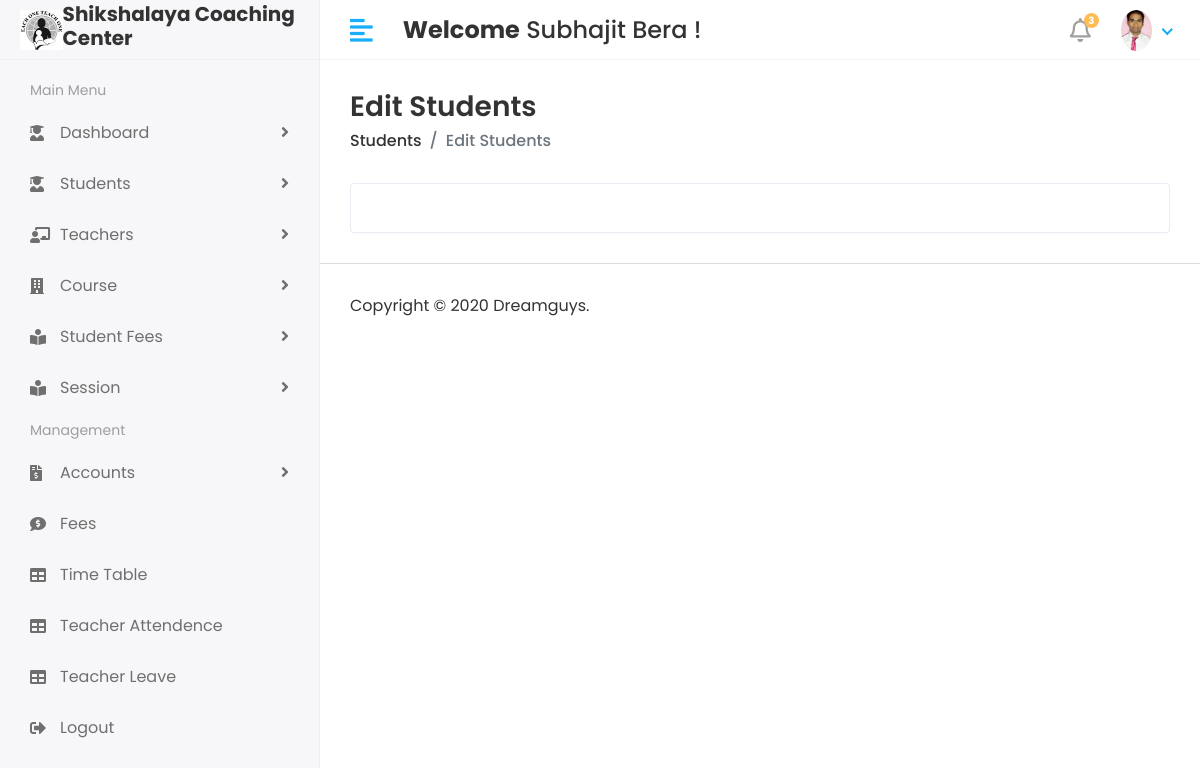
Page /Hod/Student/Fees/4 (signed in) on the earlier database version.
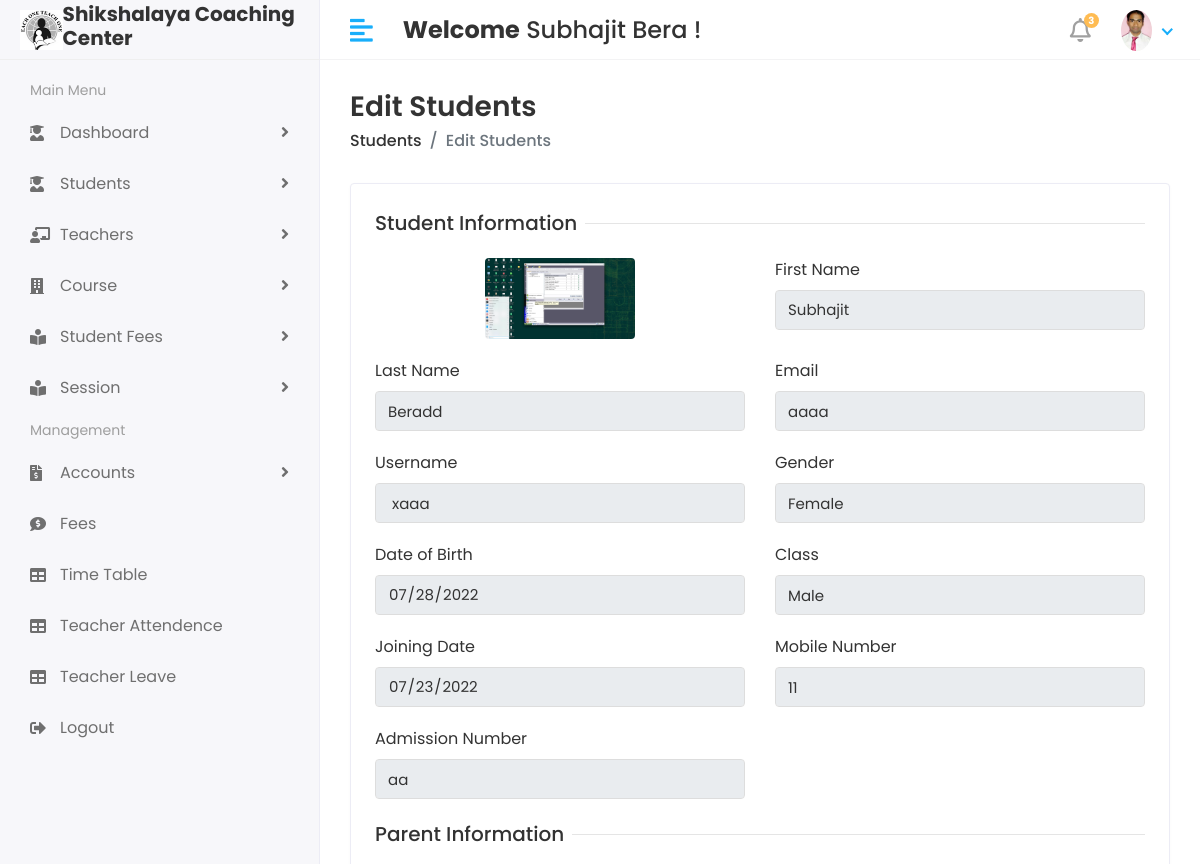
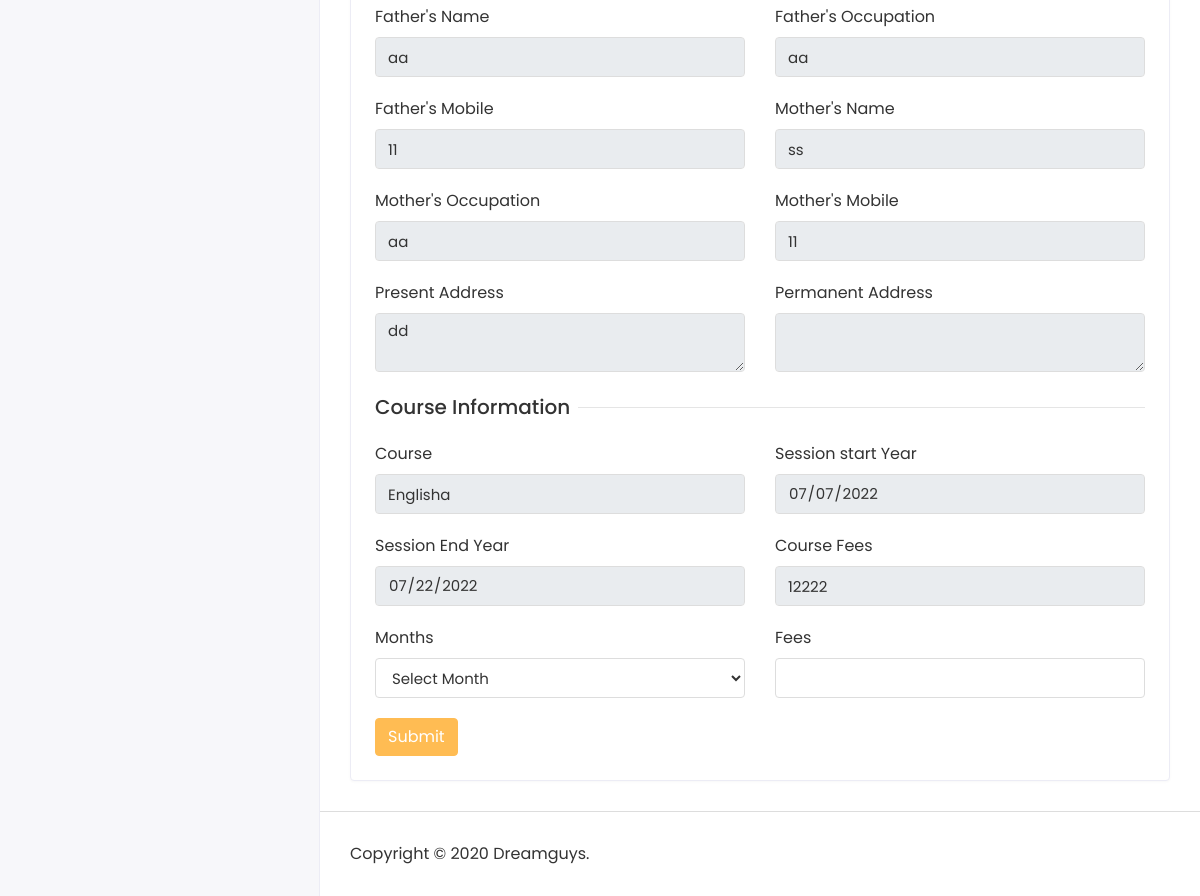
Same page on the later database version (2 pictures, top to bottom).
### shikshalaya_computer_app/models.py (models this page shows, shortened)
class Student(models.Model):
    admin = models.OneToOneField(CustomUser,on_delete=models.CASCADE)
    gender  = models.CharField(max_length=100)
    date_of_birth = models.CharField(max_length=100)
    Class = models.CharField(max_length=100)
    joining_date = models.CharField(max_length=100)
    mobile_number = models.IntegerField()
    admission_number = models.CharField(max_length=100)
    father_name = models.CharField(max_length=100)
    father_occupation = models.CharField(max_length=100)
    father_mobile = models.IntegerField()
    mother_name = models.CharField(max_length=100)
    mother_occupation = models.CharField(max_length=100)
    mother_mobile_number = models.IntegerField()
    present_address = models.TextField()
    perment_address = models.TextField()
    course_id = models.ForeignKey(Course,on_delete=models.DO_NOTHING)
    session_start = models.CharField(max_length=100)
    session_end =models.CharField(max_length=100)
    course_fees = models.IntegerField()
    created_at = models.DateTimeField(auto_now_add=True)
    updated_at = models.DateTimeField(auto_now=True)

class CustomUser(AbstractUser):
    USER = (
        (1,'HOD'),
        (2,'STAFF'),
        (3,'STUDENT')
    )
    user_type =  models.CharField(choices=USER,max_length=50,default=1)
    profile_pic = models.ImageField(upload_to='media/profile_pic')

class Course(models.Model):
    name = models.CharField(max_length=100)
    created_at = models.DateTimeField(auto_now_add=True)
    updated_at = models.DateTimeField(auto_now=True)

### student_management_system/Hod_views.py (the view)
# urls.py: path('Hod/Student/Fees/<str:id>',Hod_views.FEES_STUDENT,name='fees_student'),
@login_required(login_url='/')
def FEES_STUDENT(request,id):
    student = Student.objects.filter(id=id)
    course = Course.objects.all()
    context = {
        'student': student,
        'course': course
    }
    return render(request,'Hod/fees_student.html', context)

### templates/Hod/fees_student.html (shortened to what the changed rows need)
{% extends 'base.html' %}
{% block content %}
 <div class="content container-fluid">
               <div class="row">
                  <div class="col-sm-12">
                     <div class="card">
                        <div class="card-body">
                           <form method="post" action="{% url 'fees_add_student' %}" enctype="multipart/form-data">
                              {% for i in student %}
                              <div class="row">
                                 <div class="col-12">
                                    <h5 class="form-title"><span>Student Information</span></h5>
                                 </div>
                                 <div class="col-12 col-sm-6">
                                    <div class="form-group">
                                       <a  class="rounded-circle shadow-4"><img class="rounded mx-auto d-block" style="width: 150px;" src="/{{i.admin.profile_pic}}" alt="User Image"></a>
                                    </div>
                                 </div>
                                 <div class="col-12 col-sm-6">
                                    <div class="form-group">
                                       <label>First Name</label>
                                       <input type="text" class="form-control" name="first_name"  value="{{i.admin.first_name}} " readonly>
                                    </div>
                                 </div>
                                 <div class="col-12 col-sm-6">
                                    <div class="form-group">
                                       <label>Last Name</label>
                                       <input type="text" class="form-control" name="last_name"  value="{{i.admin.last_name}}" readonly>
                                    </div>
                                 </div>
                                 <div class="col-12 col-sm-6">
                                    <div class="form-group">
                                       <label>Email</label>
                                       <input type="text" class="form-control" name="email"  value="{{i.admin.email}}" readonly>
                                    </div>
                                 </div>
                                 <div class="col-12 col-sm-6">
                                    <div class="form-group">
                                       <label>Username</label>
                                       <input type="text" class="form-control" name="username"  value="{{i.admin.username}}" readonly>
                                    </div>
                                 </div>
                                 <div class="col-12 col-sm-6">
                                    <div class="form-group">
                                       <label>Gender</label>
                                       <input type="text" class="form-control" name="gender"  value="{{i.gender}}" readonly>
                                    </div>
                                 </div>
                                 <div class="col-12 col-sm-6">
                                    <div class="form-group">
                                       <label>Date of Birth</label>
                                       <div>
                                          <input type="date" class="form-control" name="date_of_birth"  value="{{i.date_of_birth}}" readonly>
                                       </div>
                                    </div>
                                 </div>
                                 <div class="col-12 col-sm-6">
                                    <div class="form-group">
                                       <label>Class</label>
                                       <input type="text" class="form-control" name="Class"  value="{{i.Class}}" readonly>
                                    </div>
                                 </div>
                                 <div class="col-12 col-sm-6">
                                    <div class="form-group">
                                       <label>Joining Date</label>
                                       <div>
                                          <input type="date" class="form-control" name="joining_date"  value="{{i.joining_date}}" readonly>
                                       </div>
                                    </div>
                                 </div>
                                 <div class="col-12 col-sm-6">
                                    <div class="form-group">
                                       <label>Mobile Number</label>
                                       <input type="text" class="form-control" name="mobile_number"  value="{{i.mobile_number}}" readonly>
                                    </div>
                                 </div>
                                 <div class="col-12 col-sm-6">
                                    <div class="form-group">
                                       <label>Admission Number</label>
                                       <input type="text" class="form-control" name="admission_number"  value="{{i.admission_number}}" readonly>
                                    </div>
                                 </div>
                                 <div class="col-12">
                                    <h5 class="form-title"><span>Parent Information</span></h5>
                                 </div>
                                 <div class="col-12 col-sm-6">
                                    <div class="form-group">
                                       <label>Father's Name</label>
                                       <input type="text" class="form-control" name="father_name"  value="{{i.father_name}}" readonly>
                                    </div>
                                 </div>
                                 <div class="col-12 col-sm-6">
                                    <div class="form-group">
                                       <label>Father's Occupation</label>
                                       <input type="text" class="form-control" name="father_occupation"  value="{{i.father_occupation}}" readonly>
                                    </div>
                                 </div>
                                 <div class="col-12 col-sm-6">
                                    <div class="form-group">
                                       <label>Father's Mobile</label>
                                       <input type="text" class="form-control" name="father_mobile_number" required  value="{{i.father_mobile}}" readonly>
                                    </div>
                                 </div>
                                 <div class="col-12 col-sm-6">
                                    <div class="form-group">
                                       <label>Mother's Name</label>
                                       <input type="text" class="form-control" name="mother_name"  value="{{i.mother_name}}" readonly>
                                    </div>
                                 </div>
                                 <div class="col-12 col-sm-6">
                                    <div class="form-group">
                                       <label>Mother's Occupation</label>
                                       <input type="text" class="form-control" name="mother_occupation"  value="{{i.mother_occupation}}" readonly>
                                    </div>
                                 </div>
                                 <div class="col-12 col-sm-6">
                                    <div class="form-group">
                                       <label>Mother's Mobile</label>
                                       <input type="text" class="form-control" name="mother_mobile_number"  value="{{i.mother_mobile_number}}" readonly>
                                    </div>
                                 </div>
                                 <div class="col-12 col-sm-6">
                                    <div class="form-group">
                                       <label>Present Address</label>
                                       <textarea class="form-control" name="present_address" readonly >{{i.present_address}}</textarea>
                                    </div>
                                 </div>
                                 <div class="col-12 col-sm-6">
                                    <div class="form-group">
                                       <label>Permanent Address</label>
                                       <textarea class="form-control" name="permenent_address" readonly >{{i.permenent_address}}</textarea>
                                    </div>
                                 </div>
                                 <div class="col-12">
                                    <h5 class="form-title"><span>Course Information</span></h5>
                                 </div>
                                  <div class="col-12 col-sm-6">
                                    <div class="form-group">
                                       <label>Course</label>
                                       <input type="text" class="form-control" name="course_id"  value="{{i.course_id.name}}" readonly>
                                    </div>
                                 </div>
                                 <div class="col-12 col-sm-6">
                                    <div class="form-group">
                                       <label>Session start Year</label>
                                       <div>
                                          <input type="date" class="form-control" name="session_start"  value="{{i.session_start}}" readonly>
                                       </div>
                                    </div>
                                 </div>
                                 <div class="col-12 col-sm-6">
                                    <div class="form-group">
                                       <label>Session End Year</label>
                                       <div>
                                          <input type="date" class="form-control" name="session_end"  value="{{i.session_end}}" readonly>
                                       </div>
                                    </div>
                                 </div>
                                 <div class="col-12 col-sm-6">
                                    <div class="form-group">
                                       <label>Course Fees</label>
                                       <input type="text" class="form-control" name="course_fees"  value="{{i.course_fees}}" readonly>
                                    </div>
                                 </div>
                                  <div class="col-12 col-sm-6">
                                    <div class="form-group">
                                       <label>Months</label>
                                       <select class="form-control" name="months"   required/>
                                          <option>Select Month</option>
                                    </div>
                                 </div>
                                  <div class="col-12 col-sm-6">
                                    <div class="form-group">
                                       <label>Fees</label>
                                       <input type="text" class="form-control" name="month_fees"   required>
                                    </div>
                                 </div>
                                 <div class="col-12">
                                    <button type="submit" class="btn btn-primary">Submit</button>
                                 </div>
                              </div>
                              {% endfor %}
                           </form>
                        </div>
                     </div>
                  </div>
               </div>
            </div>
{% endblock %}

Differences in the rows shown:
added Student: admin.profile_pic (picture), first_name "Subhajit", last_name "Beradd", email "aaaa", username "xaaa", gender "Female", date_of_birth "07/28/2022", Class "Male", joining_date "07/23/2022", mobile_number "11", admission_number "aa", father_name "aa", father_occupation "aa", father_mobile_number "11", mother_name "ss", mother_occupation "aa", mother_mobile_number "11", present_address "dd", course_id "Englisha", session_start "07/07/2022", session_end "07/22/2022", course_fees "12222"
